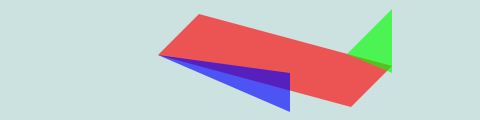
Frame 1 (no input)
Frame 60 (no input): identical to frame 1, image omitted
Frame 120 (the mouse pressed at the canvas centre since frame 60): identical to frame 1, image omitted

The p5.js sketch that drew this single still picture (run headless with seeded random() and noise() and a simulated clock; from frame 60 on, the mouse is pressed at the canvas centre):

// p5.js sketch
// ── sketch.js
function setup() {
    // put setup code here
    createCanvas(480, 120);
    noStroke();
}
function draw() {
    // put drawing code here
    background(204, 226, 225); // Light blue color
    fill(255, 0, 0, 160); // Red color
    quad(158, 55, 199, 14, 392, 66, 351, 107);
    fill(0, 255, 0, 160); // Green color
    triangle(347, 54, 392, 9, 392, 73);
    fill(0, 0, 255, 160); // Blue color
    triangle(158, 55, 290, 73, 290, 112);
}
